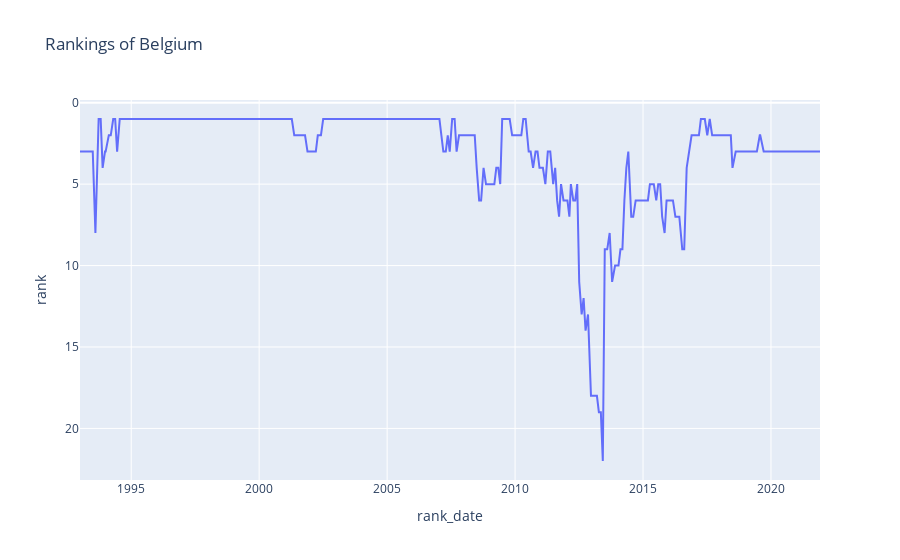

The notebook cell saved with this chart:
### Code cell
fig = px.line(new_rankings[new_rankings['country_full'] == 'Brazil'], x='rank_date', y='rank', title='Rankings of Belgium')
#reverse the y axis
fig['layout']['yaxis']['autorange'] = "reversed"
fig.show()

### Figure 1 — Plotly figure (JSON) as saved in the notebook; plotly's stock layout.template omitted (floating-point values rounded to 4 significant figures; data arrays with more than 128 entries replaced by an {"elided": "..."} marker saying what was removed)
{"data": [{"hovertemplate": "rank_date=%{x}<br>rank=%{y}<extra></extra>", "legendgroup": "", "line": {"color": "#636efa", "dash": "solid"}, "mode": "lines", "name": "", "orientation": "v", "showlegend": false, "type": "scatter", "x": {"elided": "350 str values"}, "xaxis": "x", "y": {"elided": "350 int values"}, "yaxis": "y"}], "layout": {"legend": {"tracegroupgap": 0}, "title": {"text": "Rankings of Belgium"}, "xaxis": {"anchor": "y", "domain": [0, 1], "title": {"text": "rank_date"}}, "yaxis": {"anchor": "x", "autorange": "reversed", "domain": [0, 1], "title": {"text": "rank"}}}}
